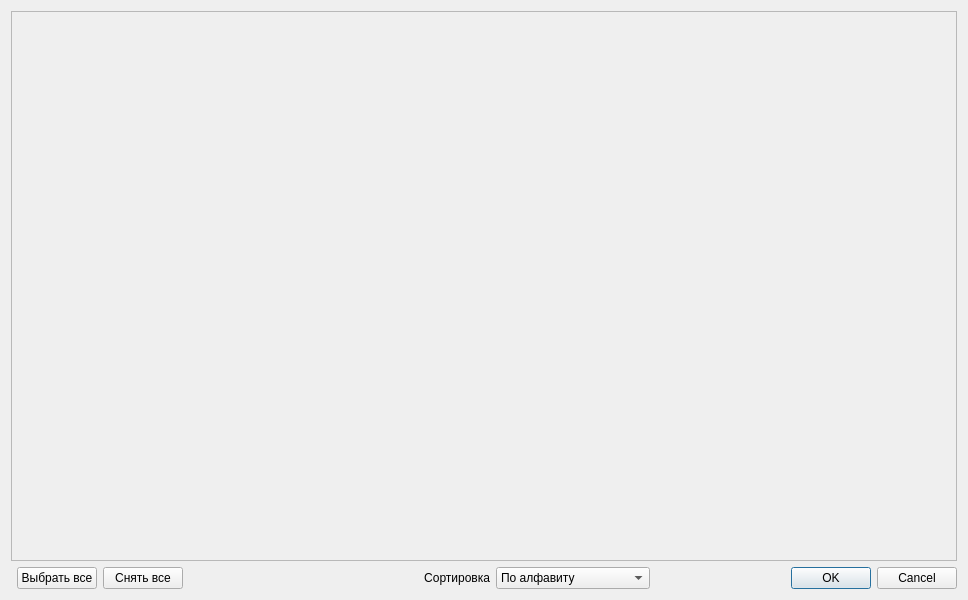
<?xml version="1.0" encoding="UTF-8"?>
<ui version="4.0">
 <class>SeriesDialog</class>
 <widget class="QDialog" name="SeriesDialog">
  <property name="geometry">
   <rect>
    <x>0</x>
    <y>0</y>
    <width>968</width>
    <height>600</height>
   </rect>
  </property>
  <property name="windowTitle">
   <string>Dialog</string>
  </property>
  <layout class="QGridLayout" name="gridLayout">
   <item row="1" column="0" colspan="6">
    <widget class="QScrollArea" name="saTitles">
     <property name="widgetResizable">
      <bool>true</bool>
     </property>
     <widget class="QWidget" name="wTitles">
      <property name="geometry">
       <rect>
        <x>0</x>
        <y>0</y>
        <width>944</width>
        <height>540</height>
       </rect>
      </property>
      <layout class="QGridLayout" name="gridLayout_12">
       <item row="0" column="0">
        <layout class="QGridLayout" name="grlTitles"/>
       </item>
      </layout>
     </widget>
    </widget>
   </item>
   <item row="2" column="1">
    <widget class="QPushButton" name="pbCheckAll">
     <property name="enabled">
      <bool>true</bool>
     </property>
     <property name="text">
      <string>Выбрать все</string>
     </property>
     <property name="icon">
      <iconset resource="icons.qrc">
       <normaloff>:/images/icons8-checked-checkbox-80.png</normaloff>:/images/icons8-checked-checkbox-80.png</iconset>
     </property>
    </widget>
   </item>
   <item row="2" column="5">
    <widget class="QDialogButtonBox" name="buttonBox">
     <property name="orientation">
      <enum>Qt::Horizontal</enum>
     </property>
     <property name="standardButtons">
      <set>QDialogButtonBox::Cancel|QDialogButtonBox::Ok</set>
     </property>
    </widget>
   </item>
   <item row="2" column="4">
    <widget class="QComboBox" name="cbSorting">
     <property name="enabled">
      <bool>true</bool>
     </property>
     <item>
      <property name="text">
       <string>По алфавиту</string>
      </property>
     </item>
     <item>
      <property name="text">
       <string>По выбранным</string>
      </property>
     </item>
     <item>
      <property name="text">
       <string>По количеству кадров</string>
      </property>
     </item>
    </widget>
   </item>
   <item row="2" column="2">
    <widget class="QPushButton" name="pbUncheckAll">
     <property name="enabled">
      <bool>true</bool>
     </property>
     <property name="text">
      <string>Снять все</string>
     </property>
     <property name="icon">
      <iconset resource="icons.qrc">
       <normaloff>:/images/icons8-unchecked-checkbox-80.png</normaloff>:/images/icons8-unchecked-checkbox-80.png</iconset>
     </property>
    </widget>
   </item>
   <item row="2" column="3">
    <widget class="QLabel" name="lblSorting">
     <property name="sizePolicy">
      <sizepolicy hsizetype="Expanding" vsizetype="Preferred">
       <horstretch>0</horstretch>
       <verstretch>0</verstretch>
      </sizepolicy>
     </property>
     <property name="text">
      <string>Сортировка</string>
     </property>
     <property name="alignment">
      <set>Qt::AlignRight|Qt::AlignTrailing|Qt::AlignVCenter</set>
     </property>
    </widget>
   </item>
  </layout>
 </widget>
 <resources>
  <include location="icons.qrc"/>
 </resources>
 <connections>
  <connection>
   <sender>buttonBox</sender>
   <signal>accepted()</signal>
   <receiver>SeriesDialog</receiver>
   <slot>accept()</slot>
   <hints>
    <hint type="sourcelabel">
     <x>248</x>
     <y>254</y>
    </hint>
    <hint type="destinationlabel">
     <x>157</x>
     <y>274</y>
    </hint>
   </hints>
  </connection>
  <connection>
   <sender>buttonBox</sender>
   <signal>rejected()</signal>
   <receiver>SeriesDialog</receiver>
   <slot>reject()</slot>
   <hints>
    <hint type="sourcelabel">
     <x>316</x>
     <y>260</y>
    </hint>
    <hint type="destinationlabel">
     <x>286</x>
     <y>274</y>
    </hint>
   </hints>
  </connection>
 </connections>
</ui>
